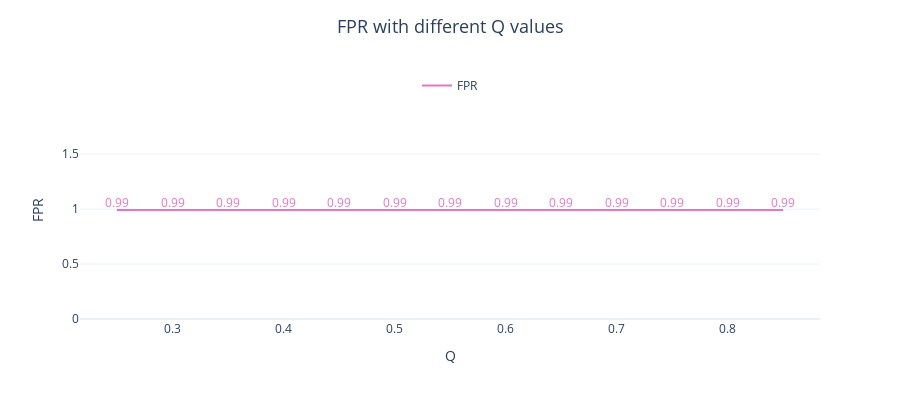
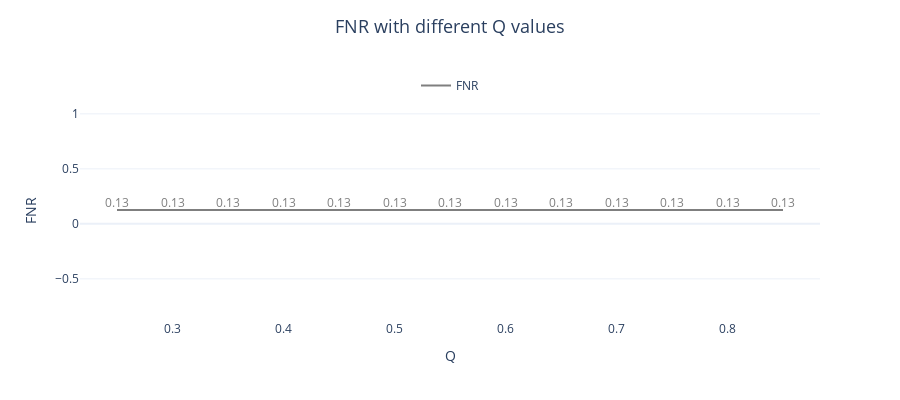

The cell these charts' notebook holds for them, in order:
### Code cell
for i, col in enumerate(results_combined.columns[1:]):
    if col in ['FPR', 'FNR']:
        fig = go.Figure()

        fig.add_trace(go.Scatter(mode='lines+text', x=results_combined.Q, y=results_combined[f'{col}'],
                                marker=dict(color=colors[i]),
                                texttemplate='%{y:.2f}', textposition='top center',
                                textfont=dict(color=colors[i], size=12),
                                name=f'{col}',
                                showlegend=True)
                        )

        fig.update_layout(height=400,width=900, template='plotly_white',
                        title=dict(text=f'{col} with different Q values', font=dict(size=18), x=.5, y=.95),
                        yaxis=dict(title=f'{col}', side='left', showgrid=True,),
                        xaxis=dict(title='Q', showgrid=False),
                        legend=dict(orientation="h", yanchor="bottom", y=1, x=0.5, xanchor="center"),
                        )

        fig.show()

### Figure 1 — Plotly figure (JSON) as saved in the notebook; plotly's stock layout.template omitted (floating-point values rounded to 4 significant figures)
{"data": [{"marker": {"color": "#e377c2"}, "mode": "lines+text", "name": "FPR", "showlegend": true, "textfont": {"color": "#e377c2", "size": 12}, "textposition": "top center", "texttemplate": "%{y:.2f}", "type": "scatter", "x": [0.25, 0.3, 0.35, 0.4, 0.45, 0.5, 0.55, 0.6, 0.65, 0.7, 0.75, 0.8, 0.85], "y": [0.9918, 0.9918, 0.9918, 0.9918, 0.9918, 0.9918, 0.9918, 0.9918, 0.9918, 0.9918, 0.9918, 0.9918, 0.9918]}], "layout": {"height": 400, "legend": {"orientation": "h", "x": 0.5, "xanchor": "center", "y": 1, "yanchor": "bottom"}, "title": {"font": {"size": 18}, "text": "FPR with different Q values", "x": 0.5, "y": 0.95}, "width": 900, "xaxis": {"showgrid": false, "title": {"text": "Q"}}, "yaxis": {"showgrid": true, "side": "left", "title": {"text": "FPR"}}}}

### Figure 2 — Plotly figure (JSON) as saved in the notebook; plotly's stock layout.template omitted (floating-point values rounded to 4 significant figures)
{"data": [{"marker": {"color": "#7f7f7f"}, "mode": "lines+text", "name": "FNR", "showlegend": true, "textfont": {"color": "#7f7f7f", "size": 12}, "textposition": "top center", "texttemplate": "%{y:.2f}", "type": "scatter", "x": [0.25, 0.3, 0.35, 0.4, 0.45, 0.5, 0.55, 0.6, 0.65, 0.7, 0.75, 0.8, 0.85], "y": [0.1259, 0.1259, 0.1259, 0.1259, 0.1259, 0.1259, 0.1259, 0.1259, 0.1259, 0.1259, 0.1259, 0.1259, 0.1259]}], "layout": {"height": 400, "legend": {"orientation": "h", "x": 0.5, "xanchor": "center", "y": 1, "yanchor": "bottom"}, "title": {"font": {"size": 18}, "text": "FNR with different Q values", "x": 0.5, "y": 0.95}, "width": 900, "xaxis": {"showgrid": false, "title": {"text": "Q"}}, "yaxis": {"showgrid": true, "side": "left", "title": {"text": "FNR"}}}}
